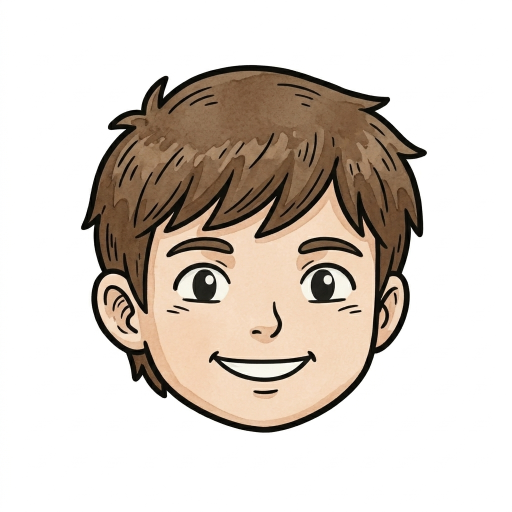
#> input picture parts/raw/head_human_m.jpg, 1024 x 1024 px, found by its file name (shown at 1/2 size)
$ python join.py
#> lines starting #> are read from the running program, lines starting #| are printed output that depends on the picture; after the words box and inside, x2 and y2 are one past the last pixel; in counts of white or black regions, pixels touching at a corner belong together
from PIL import Image, ImageDraw
import numpy as np
from collections import deque

def cutout(path, thresh=232):
#> called with path = 'head_human_m.jpg', thresh = 232
    im = Image.open(path).convert("RGB"); a = np.asarray(im).astype(int)
#> in cutout, im is the input picture: PIL image 1024x1024 RGB; mean R, G, B 216.6, 207.6, 199.3
    h, w, _ = a.shape
#> h = 1024; w = 1024
    light = a.min(axis=2) >= thresh
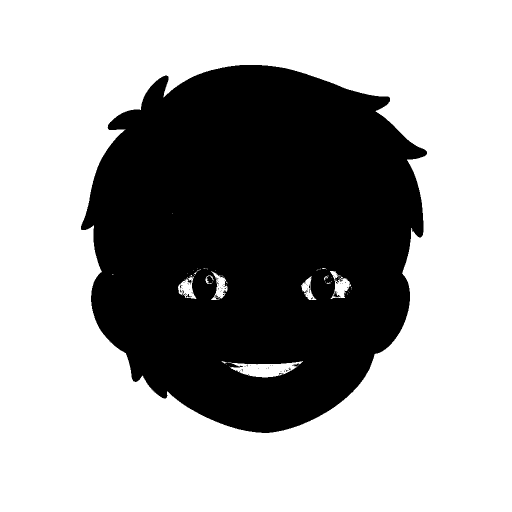
#> light: shape (1024, 1024) bool (shown at 1/2 size); 63.6% white; 93 black regions (91 under 20 px), largest, box (x1, y1, x2, y2) and area: (162, 130, 854, 866) 381956, (372, 588, 382, 595) 29
    bg = np.zeros((h, w), bool); q = deque()
    for x in range(w):
        for y in (0, h - 1):
            if light[y, x] and not bg[y, x]: bg[y, x] = True; q.append((y, x))
#> bg: shape (1024, 1024) bool; 0.2% white in thin lines or dots
    for y in range(h):
        for x in (0, w - 1):
            if light[y, x] and not bg[y, x]: bg[y, x] = True; q.append((y, x))
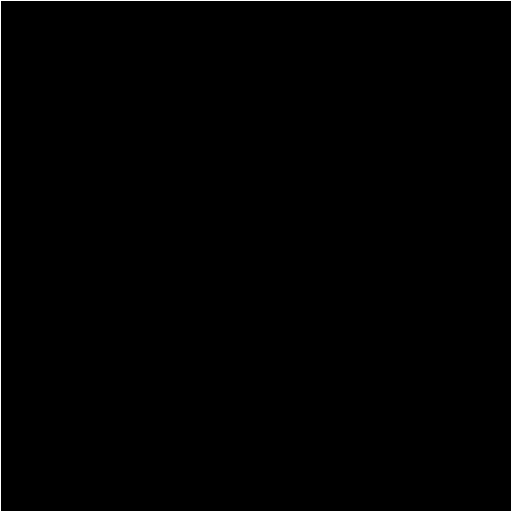
#> bg: shape (1024, 1024) bool (shown at 1/2 size); 0.39% white in thin lines or dots
    while q:
        y, x = q.popleft()
        for dy, dx in ((1,0),(-1,0),(0,1),(0,-1)):
            ny, nx = y + dy, x + dx
            if 0 <= ny < h and 0 <= nx < w and light[ny, nx] and not bg[ny, nx]:
                bg[ny, nx] = True; q.append((ny, nx))
#> bg: shape (1024, 1024) bool; 63% white; 1 black region, box (x1, y1, x2, y2) and area: (162, 130, 854, 866) 388396
    alpha = np.where(bg, 0, 255).astype(np.uint8)
    return Image.fromarray(np.dstack([a.astype(np.uint8), alpha]), "RGBA")

if __name__ == "__main__":
    head = cutout("head_human_m.jpg")
    body = cutout("body_fighter.jpg")
#> call 2 of cutout, with path = 'body_fighter.jpg', thresh = 232
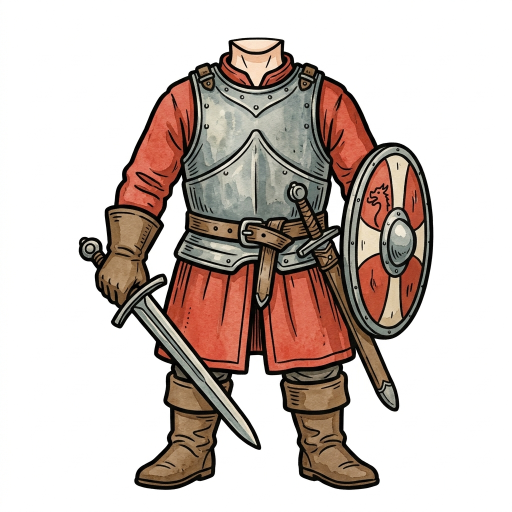
#> input picture parts/raw/body_fighter.jpg, 1024 x 1024 px, found by its file name (shown at 1/2 size)
#> in cutout, im is the input picture: PIL image 1024x1024 RGB; mean R, G, B 206.3, 194, 188.3
#> in cutout (call 2), `light = a.min(axis=2) >= thresh`: light: shape (1024, 1024) bool; 62.5% white; 1 black region, box (x1, y1, x2, y2) and area: (157, 75, 867, 980) 393541
#> after the loop in cutout (call 2), `while q:`: bg: shape (1024, 1024) bool; 61.4% white; 1 black region, box (x1, y1, x2, y2) and area: (157, 75, 867, 980) 404611
    # erase the body's neck stub (everything above the collar, around the neck)
    b = np.asarray(body).copy(); b[:110, 430:600, 3] = 0; body = Image.fromarray(b, "RGBA")
#> after `b[:110, 430:600, 3] = 0`: b: shape (1024, 1024, 4); mean R, G, B, A 206.3, 194, 188.3, 97.5

    def join(scale, neck_row_at, out):
#> called with scale = 0.38, neck_row_at = 118, out = 'join_a.png'
        hw, hh = head.size
#> hw = 1024; hh = 1024
        hs = head.resize((int(hw * scale), int(hh * scale)), Image.LANCZOS)
        # head's straight-neck row (y=800 in the source) and neck centre x (~513)
        hx = int(513 * scale); hy = int(800 * scale)
        W, H = 1024, 1024 + int(hh * scale)
#> W = 1024; H = 1413
        canvas = Image.new("RGBA", (W, H), (255, 255, 255, 0))
        off = H - 1024
#> off = 389
        bx, by = 513, neck_row_at   # body neck centre and the row the head's neck should reach
        canvas.alpha_composite(hs, (bx - hx, off + by - hy))
        canvas.alpha_composite(body, (0, off))
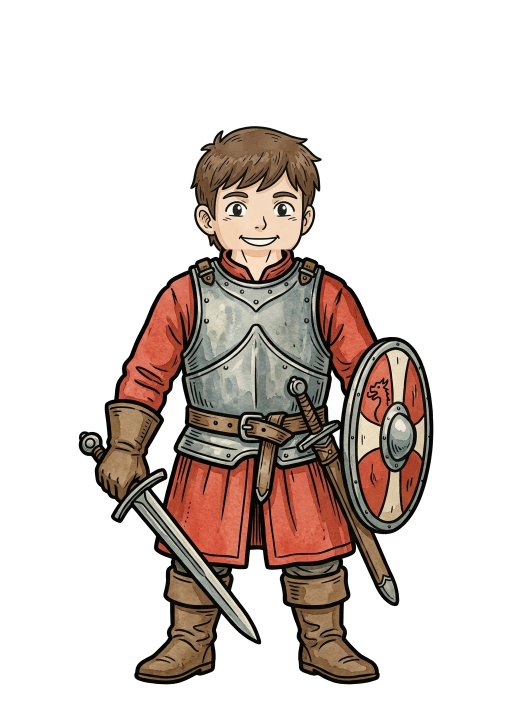
#> canvas: PIL image 1024x1413 RGBA (shown at 1/2 size); mean R, G, B, A 216.1, 206.4, 201.5, 79.9; transparent parts drawn white
        bbox = canvas.getbbox(); c = canvas.crop(bbox)
#> after `bbox = canvas.getbbox()`: bbox = (157, 250, 867, 1369)
        bgc = Image.new("RGBA", (c.width + 80, c.height + 80), (255, 255, 255, 255)); bgc.alpha_composite(c, (40, 40))
#> after `bgc = Image.new('RGBA', (c.width + 80, c.height + 80), (255, 255, 255,`: bgc: PIL image 790x1199 RGBA; every value is 255
        bgc.convert("RGB").save(out); return bgc

    a = join(0.38, 118, "join_a.png")
    b2 = join(0.52, 128, "join_b.png")
#> call 2 of join, with scale = 0.52, neck_row_at = 128, out = 'join_b.png'
#> in join (call 2), `canvas.alpha_composite(body, (0, off))`:
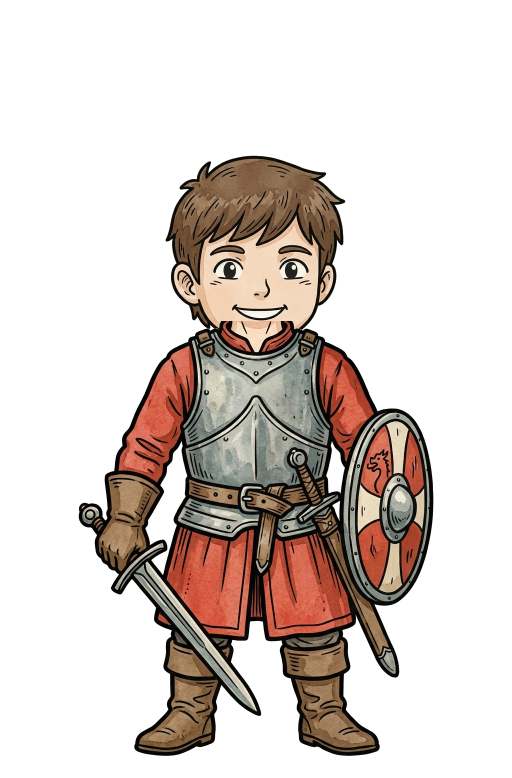
#> canvas: PIL image 1024x1556 RGBA (shown at 1/2 size); mean R, G, B, A 216.6, 207, 202, 79.9; transparent parts drawn white
#> in join (call 2), `bbox = canvas.getbbox()`: bbox = (157, 309, 867, 1512)
#> in join (call 2), `bgc = Image.new('RGBA', (c.width + 80, c.height + 80), (255, 255, 255,`: bgc: PIL image 790x1283 RGBA; every value is 255
    # side by side
    T = 700
    def fit(im): r = T / im.height; return im.resize((int(im.width * r), T))
#> after `r = T / im.height`: r = 0.584
#> after `return im.resize((int(im.width * r), T))`:
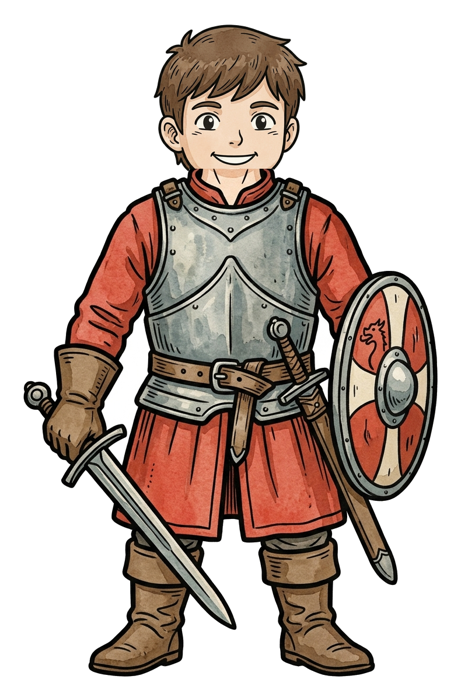
#> returned value: PIL image 461x700 RGBA; mean R, G, B, A 195.7, 180.9, 173.4, 255
    A, B = fit(a), fit(b2)
    s = Image.new("RGB", (A.width + B.width + 60, T + 20), "white"); s.paste(A.convert("RGB"), (10, 10)); s.paste(B.convert("RGB"), (A.width + 50, 10))
#> after `s = Image.new('RGB', (A.width + B.width + 60, T + 20), 'white')`: s: PIL image 952x720 RGB; every value is 255
#> after `s.paste(B.convert('RGB'), (A.width + 50, 10))`:
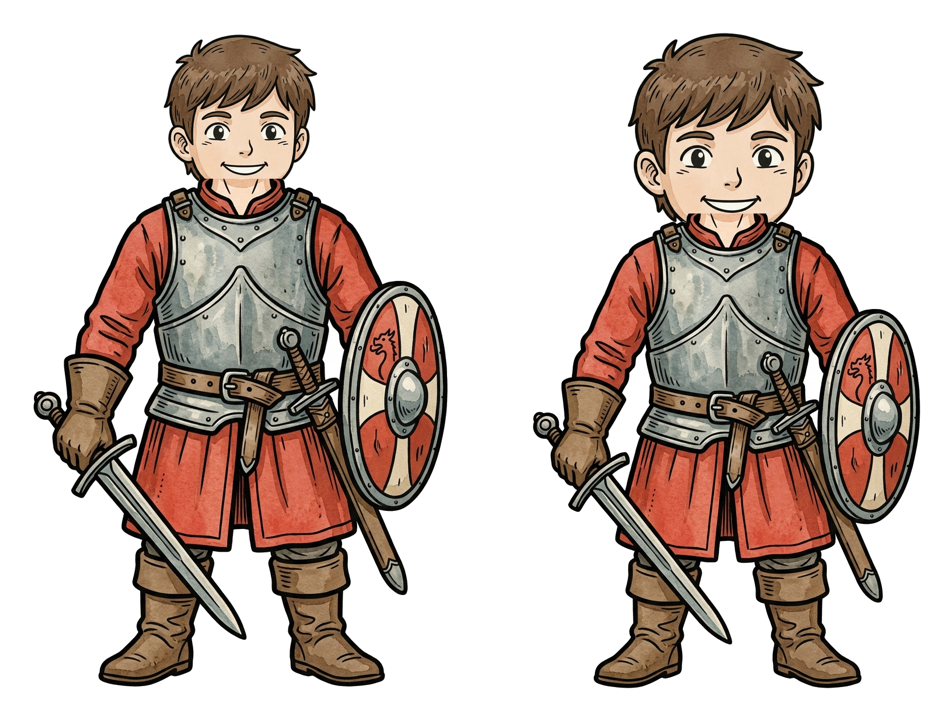
#> s: PIL image 952x720 RGB; mean R, G, B 200.6, 187, 180
    s.save("../shots/doll-test.png"); print(s.size)
#| (952, 720)
